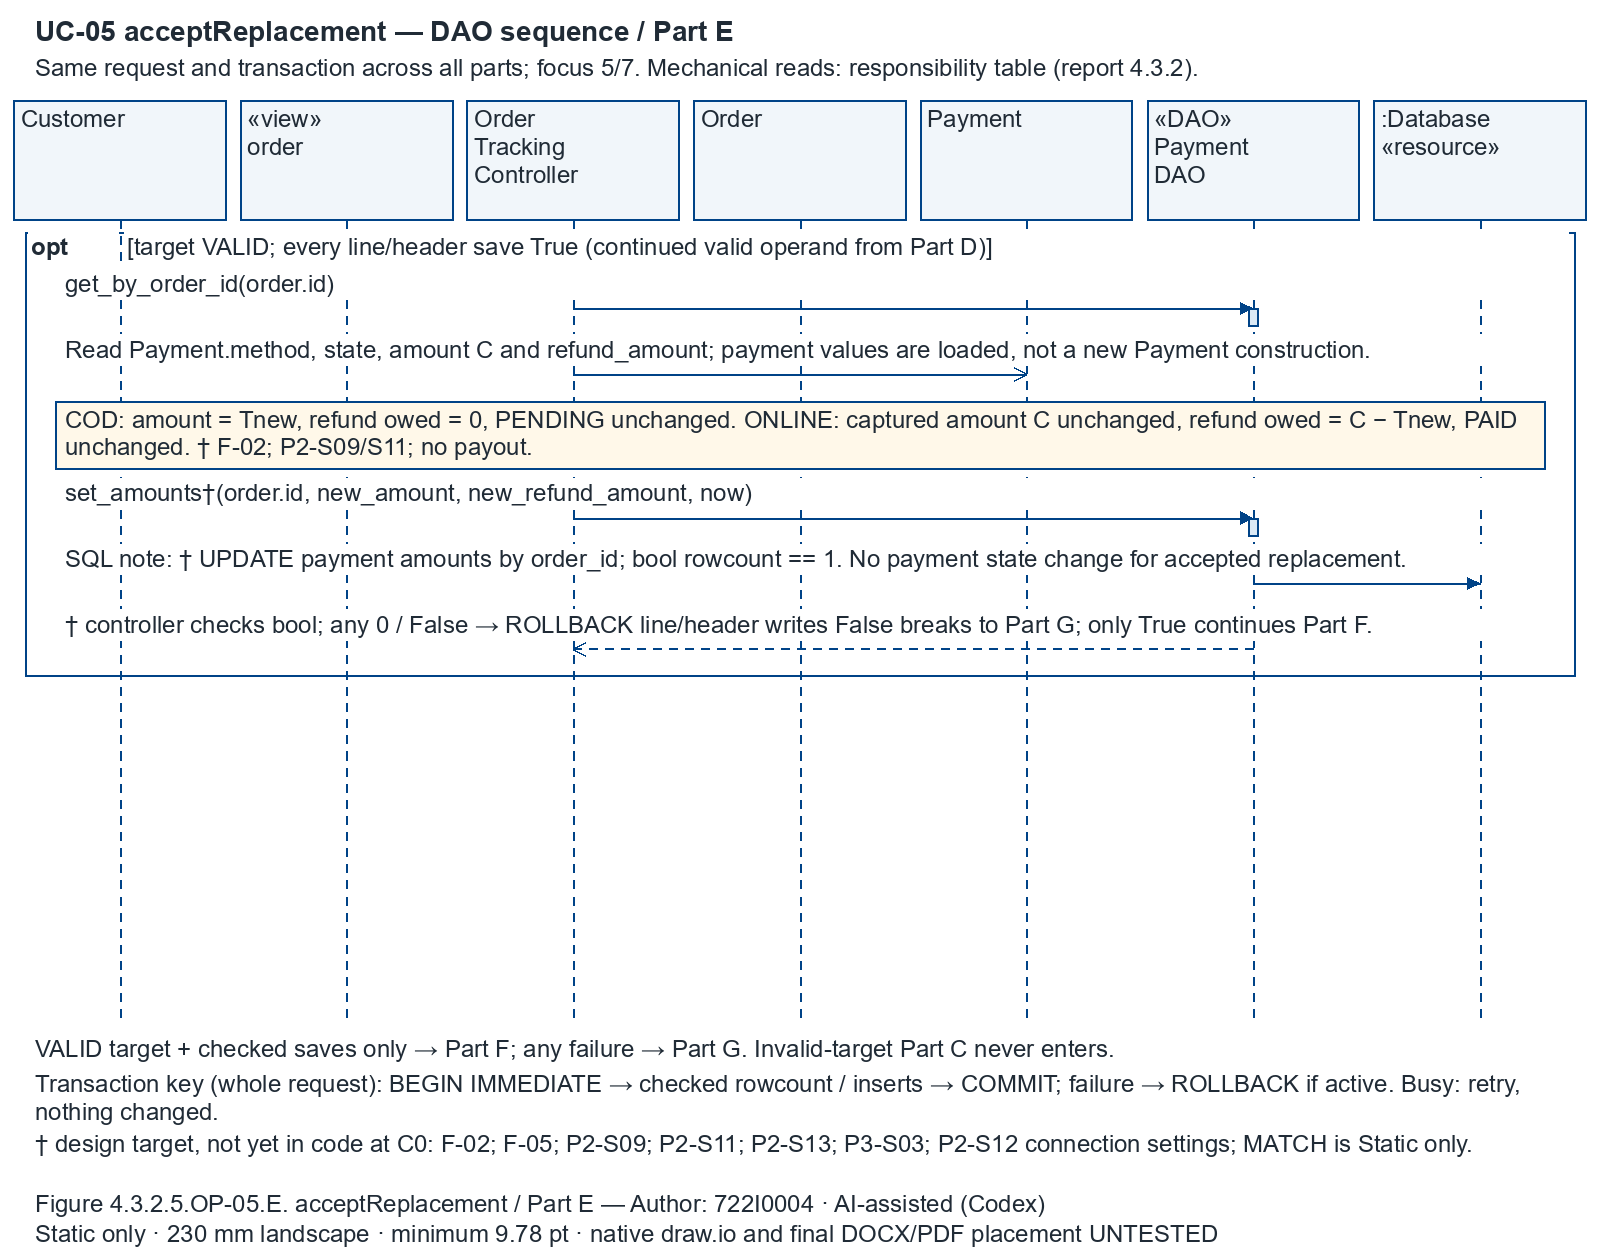

Source code (Python):
"""P3-F document renderer; no application imports or execution.
Author: 722I0004 · AI-assisted (Codex).
Balanced-diagrams: fixed 1.28 landscape plate, bounded columns and row bands.
The per-figure copy is standalone and consumes its adjacent JSON.
"""
from pathlib import Path
import sys,json,re,math,hashlib,xml.etree.ElementTree as ET
from html import escape
from PIL import Image,ImageDraw,ImageFont
sys.dont_write_bytecode=True
W,H,FS=1600,1250,24
BLUE,INK='#004387','#202B36'
def font(n=FS,b=False):return ImageFont.truetype('C:/Windows/Fonts/'+('arialbd.ttf' if b else 'arial.ttf'),n)
def wrap(text,width,n=FS,b=False):
 out=[]
 for line in str(text).split('\n'):
  cur=''
  for word in line.split():
   pieces=[]
   while font(n,b).getlength(word)>width:
    k=len(word)-1
    while font(n,b).getlength(word[:k])>width:k-=1
    pieces.append(word[:k]);word=word[k:]
   for w in pieces+[word]:
    if cur and font(n,b).getlength(cur+' '+w)>width:out.append(cur);cur=w
    else:cur=(cur+' '+w).strip()
  out.append(cur)
 return out
def refresh(d,p):
 modelpath=p.parents[1]/'shared/design_model.json';m=json.loads(modelpath.read_text(encoding='utf-8'));classes=m['classes']
 for e in d['phase3']['elements']:
  for method,signature in e.get('method_signatures',{}).items():
   current=next(x for x in classes[e['class']]['methods'] if x['name']==method)
   if signature!=current['signature']:raise ValueError('Reviewed signature changed; explicit lane/alias review required: '+e['class']+'.'+method)
 for msg in d['phase3']['messages']:
  if msg['kind']!='call':continue
  lf=next(x for x in d['phase3']['lifelines'] if x['id']==msg['to']);method=next(x for x in classes[lf['class']]['methods'] if x['name']==msg['method'])
  msg['label']=msg['base_label'].replace('{dagger}','†' if method['status'] in ('P4-TARGET','GAP') else '')
  msg['status']=method['status'];msg['receiver_signature']=method['signature'];msg['P4_input']=method.get('P4_input','')
 # Signature equality never clears behavior targets. Operation and all methods
 # must be explicitly reviewed MATCH before target prose can lose its dagger.
 row=next(x for x in m['operation_rows'] if x['UC']==d['UC'] and x['operation']==d['phase3']['operation'])
 selected=[]
 for e in d['phase3']['elements']:
  selected.extend(x for x in classes[e['class']]['methods'] if x['name'] in e.get('methods',[]))
  selected.extend(x for x in classes[e['class']]['attributes'] if x['name'] in e.get('attributes',[]))
 if row['status']=='MATCH' and all(x.get('status','MATCH')=='MATCH' for x in d['phase3']['messages']+selected):
  d['target_note']='Reviewed MATCH in the sole model; static correspondence only. P2-S12 connection runtime qualification remains separate.'
  d['transaction_summary']=d['transaction_summary'].replace('†','')
  for msg in d['phase3']['messages']:msg['label']=msg['label'].replace('†','');msg['guard']=msg['guard'].replace('†','')
  d['target_cleared_by_reviewed_MATCH']=True
 d['shared_model_sha256']=hashlib.sha256(modelpath.read_bytes()).hexdigest()
 return d
class Canvas:
 def __init__(self,d):
  self.d=d;self.im=Image.new('RGB',(W,H),'white');self.dr=ImageDraw.Draw(self.im);self.s=[f'<svg xmlns="http://www.w3.org/2000/svg" width="{W}" height="{H}" viewBox="0 0 {W} {H}"><rect width="100%" height="100%" fill="white"/>'];self.mx=ET.Element('mxfile',host='SaigonBite P3-F',type='device');dg=ET.SubElement(self.mx,'diagram',id=d['stem'],name=d['title']);mo=ET.SubElement(dg,'mxGraphModel',page='1',pageWidth=str(W),pageHeight=str(H));self.root=ET.SubElement(mo,'root');ET.SubElement(self.root,'mxCell',id='0');ET.SubElement(self.root,'mxCell',id='1',parent='0');self.i=0;self.bounds=[];self.edges=[]
 def cell(self,id,x,y,w,h,label='',style=''):
  c=ET.SubElement(self.root,'mxCell',id=id,vertex='1',parent='1',value=label,style=style);ET.SubElement(c,'mxGeometry',x=str(x),y=str(y),width=str(w),height=str(h),attrib={'as':'geometry'});return c
 def text(self,x,y,t,w,n=FS,b=False,bg=False,id=None):
  lines=wrap(t,w,n,b);lh=n*1.16;h=len(lines)*lh
  assert x>=0 and y>=0 and x+w<=W+1 and y+h<=H+1,(self.d['stem'],t,x,y,w,h)
  if bg:
   self.dr.rectangle((x-3,y-1,x+w+3,y+h+2),fill='white');self.s.append(f'<rect x="{x-3}" y="{y-1}" width="{w+6}" height="{h+3}" fill="white"/>')
  for i,line in enumerate(lines):
   self.dr.text((x,y+i*lh),line,font=font(n,b),fill=INK)
   self.s.append(f'<text x="{x}" y="{y+i*lh+n*.93}" font-family="Arial" font-size="{n}" font-weight="{"bold" if b else "normal"}" fill="{INK}">{escape(line)}</text>')
  self.cell(id or 'txt'+str(self.i),x,y,w,h,'\n'.join(lines),f'text;html=0;whiteSpace=wrap;align=left;verticalAlign=top;strokeColor=none;fillColor=none;fontFamily=Arial;fontSize={n};fontStyle={1 if b else 0};');self.i+=1;self.bounds.append([x,y,w,h]);return h
 def rect(self,x,y,w,h,fill='white',id=None):
  self.dr.rectangle((x,y,x+w,y+h),outline=BLUE,fill=fill,width=2);self.s.append(f'<rect x="{x}" y="{y}" width="{w}" height="{h}" stroke="{BLUE}" fill="{fill}" stroke-width="2"/>');self.cell(id or 'box'+str(self.i),x,y,w,h,'',f'fillColor={fill};strokeColor={BLUE};');self.i+=1
 def line(self,pts,dash=False,arrow=False,source=None,target=None,eid=None,filled=False):
  for a,b in zip(pts,pts[1:]):
   if dash:
    count=max(1,int(math.dist(a,b)/8))
    for k in range(0,count,2):self.dr.line([(a[0]+(b[0]-a[0])*q/count,a[1]+(b[1]-a[1])*q/count) for q in (k,min(k+1,count))],fill=BLUE,width=2)
   else:self.dr.line([a,b],fill=BLUE,width=2)
  self.s.append('<polyline points="'+' '.join(f'{x},{y}' for x,y in pts)+f'" fill="none" stroke="{BLUE}" stroke-width="2"'+(' stroke-dasharray="7 7"' if dash else '')+'/>')
  if arrow:
   a,b=pts[-2:];angle=math.atan2(b[1]-a[1],b[0]-a[0]);p=[(b[0]-14*math.cos(angle-.45),b[1]-14*math.sin(angle-.45)),b,(b[0]-14*math.cos(angle+.45),b[1]-14*math.sin(angle+.45))]
   if filled:self.dr.polygon(p,fill=BLUE);self.s.append('<polygon data-edge-head="'+str(eid)+'" points="'+' '.join(f'{x},{y}' for x,y in p)+f'" fill="{BLUE}" stroke="{BLUE}" stroke-width="2"/>')
   else:self.dr.line(p,fill=BLUE,width=2);self.s.append('<polyline data-edge-head="'+str(eid)+'" points="'+' '.join(f'{x},{y}' for x,y in p)+f'" fill="none" stroke="{BLUE}" stroke-width="2"/>')
  if source:
   id=eid or 'edge'+str(self.i);c=ET.SubElement(self.root,'mxCell',id=id,edge='1',parent='1',source=source,target=target,style='edgeStyle=none;endArrow='+('block;endFill=1;' if filled else 'open;endFill=0;')+'strokeColor='+BLUE+';'+('dashed=1;' if dash else '')+'exitX=0.5;entryX=0.5;exitPerimeter=0;entryPerimeter=0;');g=ET.SubElement(c,'mxGeometry',relative='1',attrib={'as':'geometry'});a=ET.SubElement(g,'Array',attrib={'as':'points'})
   for x,y in pts[1:-1]:ET.SubElement(a,'mxPoint',x=str(x),y=str(y))
   self.edges.append({'id':id,'source':source,'target':target,'points':pts,'filled':filled,'dashed':dash});self.i+=1
 def finish(self,p):
  self.s.append('</svg>');p.with_suffix('.svg').write_text('\n'.join(self.s),encoding='utf-8');self.im.save(p.with_suffix('.png'));ET.indent(self.mx);ET.ElementTree(self.mx).write(p.with_suffix('.drawio'),encoding='utf-8',xml_declaration=True)
  self.d['render_receipt']={'canvas':[W,H],'minimum_font_px':FS,'placed_width_mm':230,'minimum_pt':FS*230*72/(W*25.4),'native_font_matches_svg':True,'label_bounds':self.bounds,'edges':self.edges,'author_native_cell':True};p.with_suffix('.json').write_text(json.dumps(self.d,ensure_ascii=False,indent=2)+'\n',encoding='utf-8')
def old_render(d,p):
 c=Canvas(d);c.text(35,15,d['title'],1530,28,True);c.text(35,54,d['scope'],1530)
 lfs=d['phase3']['lifelines'];xs={l['id']:120+i*1360/max(1,len(lfs)-1) for i,l in enumerate(lfs)};bw=min(224,1360/max(1,len(lfs)-1)-14)
 for l in lfs:
  x=xs[l['id']];c.rect(x-bw/2,100,bw,120,'#F1F6FA',l['id']);label=l.get('label',l['class']);label=re.sub(r'(?<=[a-z])(?=[A-Z])','\n',label);c.text(x-bw/2+7,105,label,bw-14);c.line([(x,220),(x,1030)],True)
 for i,msg in enumerate(d['phase3']['messages']):
  y=242+i*125;msg['y']=y+99;label=msg['label'];kind=msg['kind']
  if msg.get('guard'):label='['+msg['guard']+'] '+label
  if kind=='note' and not msg.get('draw_arrow'):
   c.rect(35,y,1530,111,'#FFF8E9')
   if msg.get('fragment'):
    c.rect(35,y,66,32,'#F1F6FA');c.text(42,y,'alt',56);c.text(110,y+5,label,1440)
   else:c.text(45,y+5,label,1510)
   continue
  # Each semantic message occupies a band: a full-width label above the arrow.
  # Long SSD parameters therefore stay readable without shrinking or collisions.
  c.text(45,y,label,1510,bg=True)
  a,b=xs[msg['from']],xs[msg['to']];yy=y+99
  # Zero-width anchors lie exactly on actual lifelines, at the actual endpoint.
  # Native edge attachment and rendered polylines share the same coordinates.
  src=f'm{i}s';dst=f'm{i}t';c.cell(src,a,yy,0,0,'','opacity=0;');c.cell(dst,b,yy+(22 if a==b else 0),0,0,'','opacity=0;')
  pts=[(a,yy),(a+35,yy),(a+35,yy+22),(a,yy+22)] if a==b else [(a,yy),(b,yy)]
  c.line(pts,kind=='return',True,src,dst,'message'+str(i));msg['edge_id']='message'+str(i)
  if kind in ('call','create'):c.rect(b-5,yy,10,18,'#DAE9F5')
 c.text(35,1035,d['continuation'],1530)
 c.text(35,1070,d['transaction_summary'],1530)
 c.text(35,1130,d['target_note'],1530)
 c.text(35,1190,'Figure '+d['figure']+'. '+d['phase3']['operation']+' / '+d['part']+' — Author: 722I0004 · AI-assisted (Codex)',1530)
 c.text(35,1220,'Static only · 230 mm landscape · minimum 9.78 pt · native draw.io and final DOCX/PDF placement UNTESTED',1530)
 c.finish(p)
def is_arrow(m):return m['kind']!='note' or bool(m.get('draw_arrow'))
def layout(d):
 messages=d['phase3']['messages'];fragments=d['phase3']['interaction_fragments'];y=232;rows=[]
 for i,msg in enumerate(messages):
  opened=sorted([f for f in fragments if f['start_index']==i],key=lambda f:(-f['end_index'],f['id']))
  for f in opened:
   f['x']=25+12*f.get('depth',0);f['y']=y;f['w']=1550-24*f.get('depth',0)
   f['guard_height']=max(30,len(wrap('['+f['guard']+']',f['w']-120))*27.84+5);y+=f['guard_height']+5
  label=msg['label'];text_width=1470
  if msg.get('guard'):label='['+msg['guard']+'] '+label
  h=len(wrap(label,text_width))*27.84;top=y
  if is_arrow(msg):
   ay=top+h+11;bottom=ay+(24 if msg['from']==msg['to'] else 17)
   msg['y']=ay;msg['label_box']=[65,top,text_width,h];msg['native_edge_id']='message'+str(i);msg['edge_id']=msg['native_edge_id']
  else:
   bottom=top+h+12;msg['y']=top+h;msg['label_box']=[65,top+4,text_width,h];msg.pop('native_edge_id',None);msg.pop('edge_id',None)
  rows.append((top,bottom,label));y=bottom+10
  closed=sorted([f for f in fragments if f['end_index']==i],key=lambda f:f.get('depth',0),reverse=True)
  for f in closed:
   f['h']=y-f['y'];f['message_indices']=[j for j in range(f['start_index'],f['end_index']+1) if is_arrow(messages[j])];assert f['message_indices'],(d['stem'],'empty guarded frame',f)
   y+=5
 assert y<=1026,(d['stem'],'split required',y)
 return rows
def render(d,p):
 c=Canvas(d);rows=layout(d);c.text(35,15,d['title'],1530,28,True);c.text(35,54,d['scope'],1530)
 assert len(wrap(d['continuation'],1530))==1,(d['stem'],'continuation needs a shorter line')
 lfs=d['phase3']['lifelines'];xs={l['id']:120+i*1360/max(1,len(lfs)-1) for i,l in enumerate(lfs)};bw=min(224,1360/max(1,len(lfs)-1)-14)
 # Actual enclosing rectangles are drawn before messages and remain transparent.
 for f in d['phase3']['interaction_fragments']:
  x,y,w,h=(f[k] for k in ('x','y','w','h'));c.dr.rectangle((x,y,x+w,y+h),outline=BLUE,width=2);c.s.append(f'<rect data-fragment-id="{f["id"]}" x="{x}" y="{y}" width="{w}" height="{h}" fill="none" stroke="{BLUE}" stroke-width="2"/>');c.cell(f['id'],x,y,w,h,'','shape=umlFrame;fillColor=none;strokeColor='+BLUE+';');c.i+=1
 for l in lfs:
  x=xs[l['id']];c.rect(x-bw/2,100,bw,120,'#F1F6FA',l['id']);label=re.sub(r'(?<=[a-z])(?=[A-Z])','\n',l.get('label',l['class']));c.text(x-bw/2+7,105,label,bw-14);c.line([(x,220),(x,1026)],True)
 for f in d['phase3']['interaction_fragments']:
  x,y,w,h=(f[k] for k in ('x','y','w','h'));c.text(x+6,y+1,f['operator'],84,b=True,bg=True,id=f['id']+'_operator');c.text(x+102,y+1,'['+f['guard']+']',w-112,bg=True,id=f['id']+'_guard')
 for i,(msg,row) in enumerate(zip(d['phase3']['messages'],rows)):
  top,bottom,label=row;kind=msg['kind']
  if not is_arrow(msg):
   c.rect(55,top,1490,bottom-top,'#FFF8E9');c.text(65,top+4,label,1470);continue
  c.text(65,top,label,1470,bg=True);a,b=xs[msg['from']],xs[msg['to']];yy=msg['y'];src=f'm{i}s';dst=f'm{i}t';c.cell(src,a,yy,0,0,'','opacity=0;');c.cell(dst,b,yy+(22 if a==b else 0),0,0,'','opacity=0;');pts=[(a,yy),(a+35,yy),(a+35,yy+22),(a,yy+22)] if a==b else [(a,yy),(b,yy)]
  # Actual methods, SSD requests, construction and DB requests are synchronous.
  # Attribute/property notes keep their separate open annotation arrow.
  database=next(l for l in lfs if l['id']==msg['to'])['role']=='database'
  filled=kind in ('call','ssd','create') or (database and kind!='return')
  c.line(pts,kind=='return',True,src,dst,msg['native_edge_id'],filled=filled);msg['arrow_style']='closed_filled_synchronous' if filled else 'dashed_open_reply' if kind=='return' else 'open_attribute_note'
  if kind in ('call','create'):c.rect(b-5,yy,10,18,'#DAE9F5')
 c.text(35,1035,d['continuation'],1530)
 c.text(35,1070,d['transaction_summary'],1530)
 c.text(35,1130,d['target_note'],1530)
 c.text(35,1190,'Figure '+d['figure']+'. '+d['phase3']['operation']+' / '+d['part']+' — Author: 722I0004 · AI-assisted (Codex)',1530)
 c.text(35,1220,'Static only · 230 mm landscape · minimum 9.78 pt · native draw.io and final DOCX/PDF placement UNTESTED',1530)
 c.finish(p)
if __name__=='__main__':
 p=Path(sys.argv[1]) if len(sys.argv)>1 else Path(__file__).with_suffix('.json');d=refresh(json.loads(p.read_text(encoding='utf-8-sig')),p);render(d,p.with_suffix(''))
